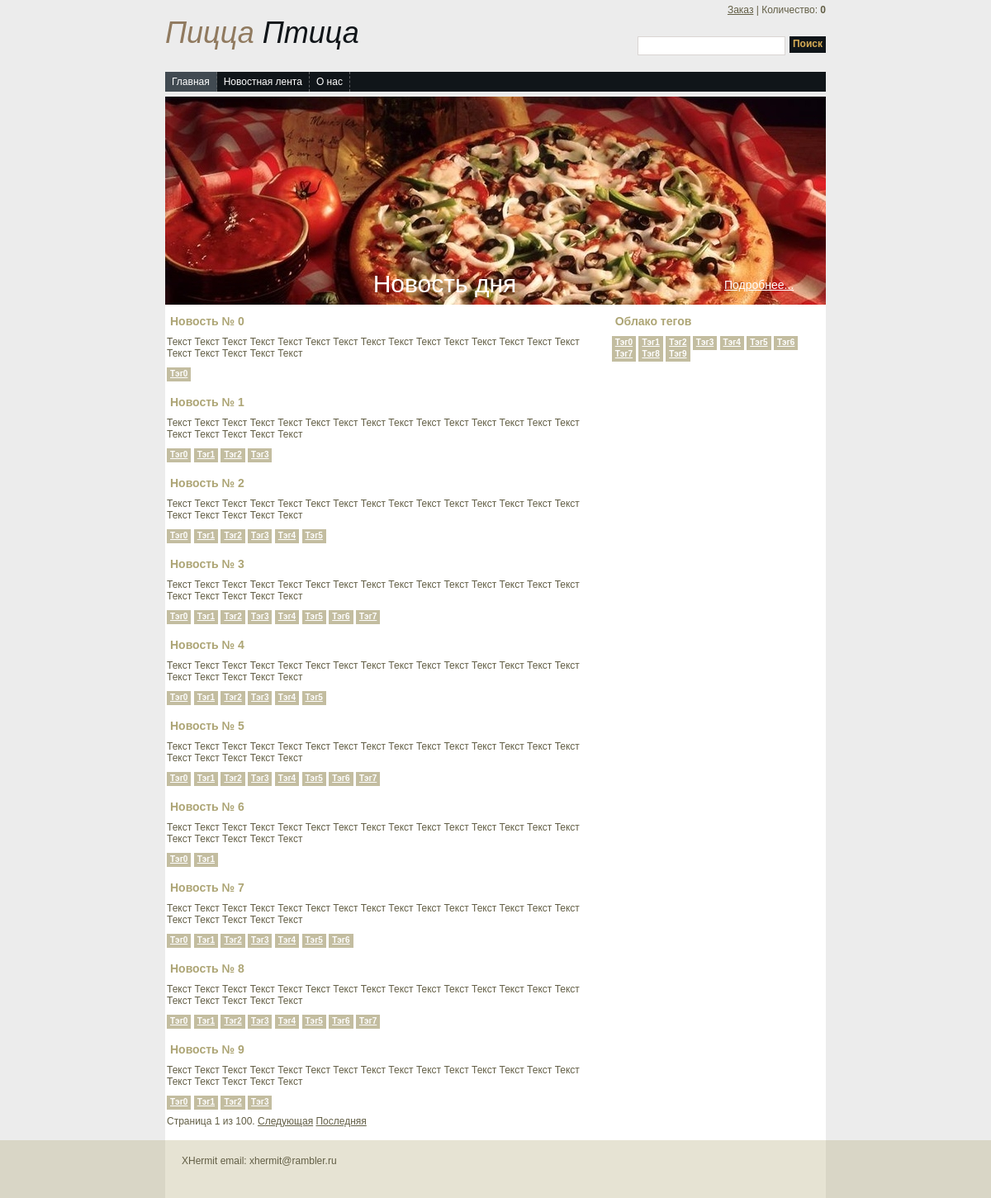
Before: /news/ with the older database file.
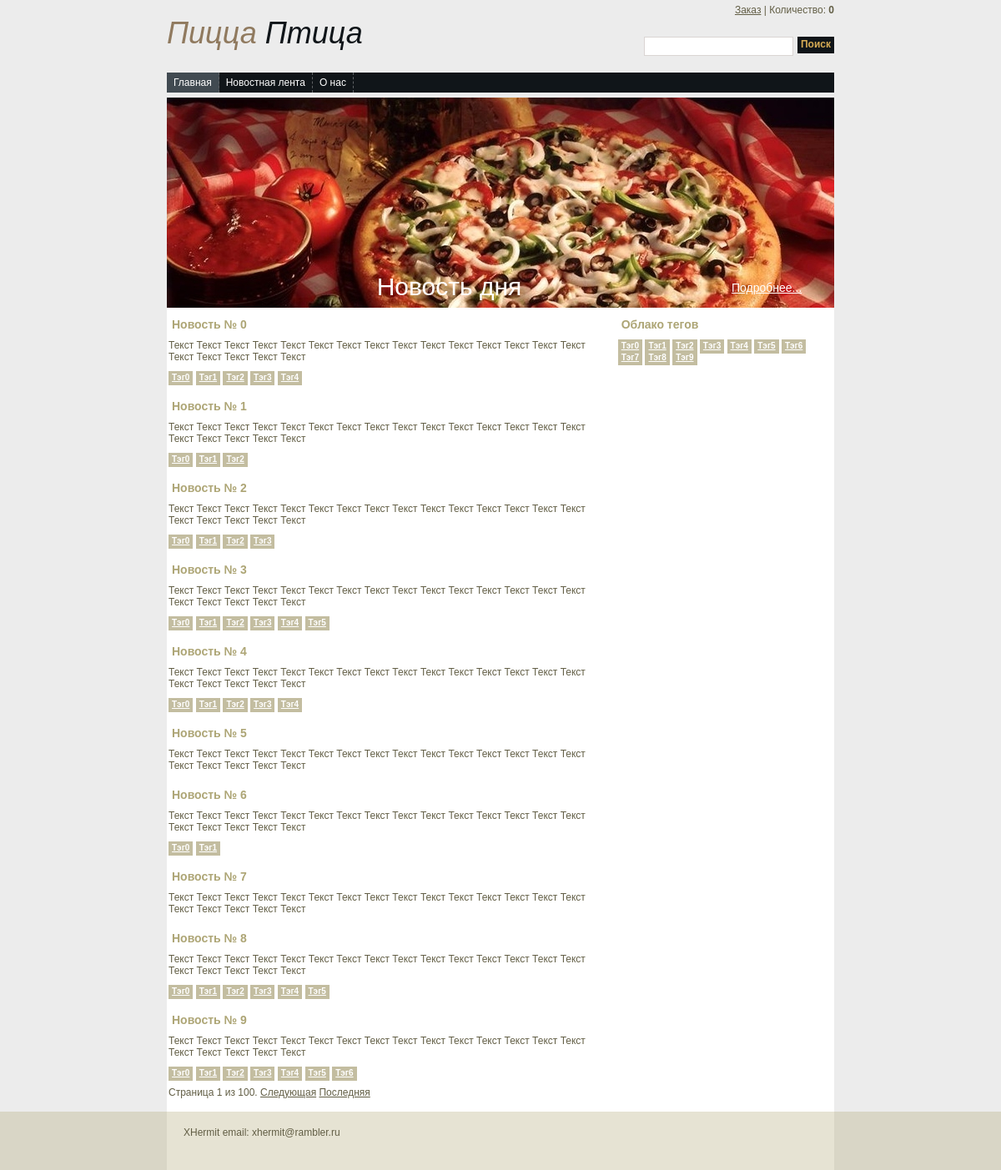
After: the same page with the newer database file.
### webstorefront/models.py (models this page shows, shortened)
class New(models.Model):
    uuid = models.CharField(max_length=140, default=lambda: str(uuid.uuid4()))
    title = models.CharField(max_length=300)
    body = models.TextField()
    date_reg = models.DateTimeField(default=now)
    tags = models.ManyToManyField(NewsTag, related_name='news', null=True)

class NewsTag(models.Model):
    label = models.CharField(max_length=100)

### webstorefront/views.py (the view)
# urls.py: url(r'^news/', webstorefront.views.news_view),
def news_view(request):
    rec_news = models.New.objects.all()
    tag_filter = request.GET.get('tag_filter')
    if tag_filter:
        rec_news = rec_news.filter(tags__in=tag_filter)
    search_txt = request.GET.get('search')
    if search_txt:
        rec_news = rec_news.filter(title__icontains=search_txt)
    news_paginator = paginator.Paginator(rec_news, 10)
    page = request.GET.get('page')
    try:
        news = news_paginator.page(page)
    except paginator.PageNotAnInteger:
        news = news_paginator.page(1)
    except paginator.EmptyPage:
        news = news_paginator.page(news_paginator.num_pages)
    context = dict()
    context['news'] = news
    context['tags'] = models.NewsTag.objects.all()
    context['pos_count'] = models.Order.objects.get(uuid=request.session['CURRENT_ORDER']).positions.all().count() if 'CURRENT_ORDER' in request.session else 0
    return render_to_response('news.html', context)

### templates/news.html
<!DOCTYPE html PUBLIC "-//W3C//DTD XHTML 1.0 Strict//EN" "http://www.w3.org/TR/xhtml1/DTD/xhtml1-strict.dtd">
<html xmlns="http://www.w3.org/1999/xhtml">
{% include "head.html" %}
<body>
<div id="container">
    {% include "header.html" %}
    <table>
        <tr>
            <td valign="top">
                {% include "news_content.html" %}
            </td>
            <td valign="top">
                {% include "tag_cloud.html" %}
            </td>
        </tr>
    </table>
    <br class="clearfloat" />
</div>
{% include "footer.html" %}
</body>
</html>

### templates/head.html (shortened to what this page needs)
<head>
    <link href="/static/css/styles.css" rel="stylesheet" type="text/css" />
</head>

### templates/header.html
<div id="header">
 	<div class="items"><a onclick="on_show_order_click()">Заказ</a> | Количество: <b id="orderposcount">{{ pos_count }}</b></div>
    <div>
       	<div class="logo">Пицца <span>Птица</span></div>
         <div class="search">
           	<input type="text" name="" class="searcharea" id="searchedit" />
           	<input type="button" value="Поиск" class="buttonsearch" onclick="on_search_click()" />
         </div>
    </div>
    <br class="clearfloat" />
    <div id="navcontainer">
        {% include "mainmenu.html" %}
    </div>
    <div class="headerPic">
     	<div class="headerDescription">Новость дня</div>
        <div class="headerDetails"><a href="#">Подробнее...</a></div>
    </div>
</div>

### templates/mainmenu.html
<ul id="navlist">
    <li id="active"><a href="/" id="current">Главная</a></li>
    <li><a href="/news/">Новостная лента</a></li>
    <li><a href="/about/">О нас</a></li>
</ul>

### templates/news_content.html (shortened to what this page needs)
<div id="newsContent">
    {% for new_rec in news %}
    <div>
      	<h2>{{ new_rec.title }}</h2>
       	<div>{{ new_rec.body }}</div>
        <div class="taglist">
            {% for tag in new_rec.tags.all %}
            <a href="?tag_filter={{ tag.id }}" class="tag">{{ tag.label }}</a>
            {% endfor %}
        </div>
    </div>
    {% endfor %}
    <div class="pagination">
    <span class="step-links">
        <span class="current">
            Страница {{ news.number }} из {{ news.paginator.num_pages }}.
        </span>
        {% if news.has_next %}
            <a href="?page={{ news.next_page_number }}">Следующая</a>
            <a href="?page={{ news.paginator.num_pages }}">Последняя</a>
        {% endif %}
    </span>
</div>
</div>

### templates/tag_cloud.html
<div class="tagsblock">
    <h2>Облако тегов</h2>
	<div class="tags">
        {% for tag in tags %}
        <a href="?tag_filter={{ tag.id }}" class="tag">{{ tag.label }}</a>
        {% endfor %}
	</div>
</div>

### templates/footer.html
<div id="footer">
    <div class="footerBody">
    	<div class="copyright">
        	XHermit email: xhermit@rambler.ru
        </div>
    </div>
</div>

### static/css/styles.css (style rules this page uses)
* { margin:0; padding:0; }
body { font-family:Arial, Helvetica, sans-serif; color:#625e45; font-size:12px; background: #ececec; }
a { color:#625e45; font-size:12px; text-decoration:underline; }
#container { width:800px; background: #FFFFFF; margin: 0 auto; text-align: left; }
#header { background:#ececec; }
.items { text-align:right; padding:5px 0 0 0; }
.logo { float:left; font-size:36px; color:#907a5f; font-style:italic; padding:0 0 0 0; }
.logo span { color:#101519; }
.search { float:right; padding:25px 0 0 0; }
.searcharea { border:1px solid #dad5d3; height:21px; float:left; margin:0 5px 0 0; }
.buttonsearch { background:#101519; cursor:pointer; border:0; font-size:12px; font-weight:bold; color:#d7ac55; padding:2px 4px 4px 4px; }
.headerDescription { font-size:30px; color:#FFFFFF; text-align:center; padding:210px 0 0 0; width:677px; float:left; }
.headerDetails { padding:220px 0 0 0; }
.headerDetails a { color:#ffffff; font-size:14px; }
.headerPic { background:url(/media/images/headerBackground.jpg) no-repeat left top; height:252px; width:800px; }
h2 { font-size:14px; color:#ada575; font-weight:bold; padding:10px 4px; }
#footer { background:#d9d6c6; height:70px; }
.footerBody { background:#e6e3d3; width:800px; height:70px; margin: 0 auto; text-align: left; }
.copyright { float:left; padding:18px 0 0 20px; }
#navcontainer { padding-bottom:30px; padding-top:20px; }
#navcontainer ul { padding-left: 0; margin-left: 0; background-color: #101519; color: White; float: left; width: 100%; }
#navcontainer ul li { display: inline; }
#navcontainer ul li a { padding:5px 8px; background-color: #101519; color: White; text-decoration: none; float: left; border-right: 1px dashed #5f6265; }
#navcontainer #active a { background-color: #414a51; color: #fff; }
.taglist { margin:10px auto; clear:both; }
.tag { background:#c3bda0; cursor:pointer; border:0; font-size:10px; font-weight:bold; color:#ffffff; padding:2px 4px 4px 4px; }
#newsContent { margin: 0 20px 0 0; }
.tagsblock { vertical-align: top; }

Changed rows visible on the page:
changed New "Новость № 0": gains NewsTag (label "Тэг1"); gains NewsTag (label "Тэг2"); gains NewsTag (label "Тэг3"); gains NewsTag (label "Тэг4")
changed New "Новость № 1": loses NewsTag (label "Тэг3")
changed New "Новость № 2": loses NewsTag (label "Тэг4"); loses NewsTag (label "Тэг5")
changed New "Новость № 3": loses NewsTag (label "Тэг6"); loses NewsTag (label "Тэг7")
changed New "Новость № 4": loses NewsTag (label "Тэг5")
changed New "Новость № 5": loses NewsTag (label "Тэг0"); loses NewsTag (label "Тэг1"); loses NewsTag (label "Тэг2"); loses NewsTag (label "Тэг3"); loses NewsTag (label "Тэг4"); loses NewsTag (label "Тэг5"); loses NewsTag (label "Тэг6"); loses NewsTag (label "Тэг7")
changed New "Новость № 7": loses NewsTag (label "Тэг0"); loses NewsTag (label "Тэг1"); loses NewsTag (label "Тэг2"); loses NewsTag (label "Тэг3"); loses NewsTag (label "Тэг4"); loses NewsTag (label "Тэг5"); loses NewsTag (label "Тэг6")
changed New "Новость № 8": loses NewsTag (label "Тэг6"); loses NewsTag (label "Тэг7")
changed New "Новость № 9": gains NewsTag (label "Тэг4"); gains NewsTag (label "Тэг5"); gains NewsTag (label "Тэг6")
